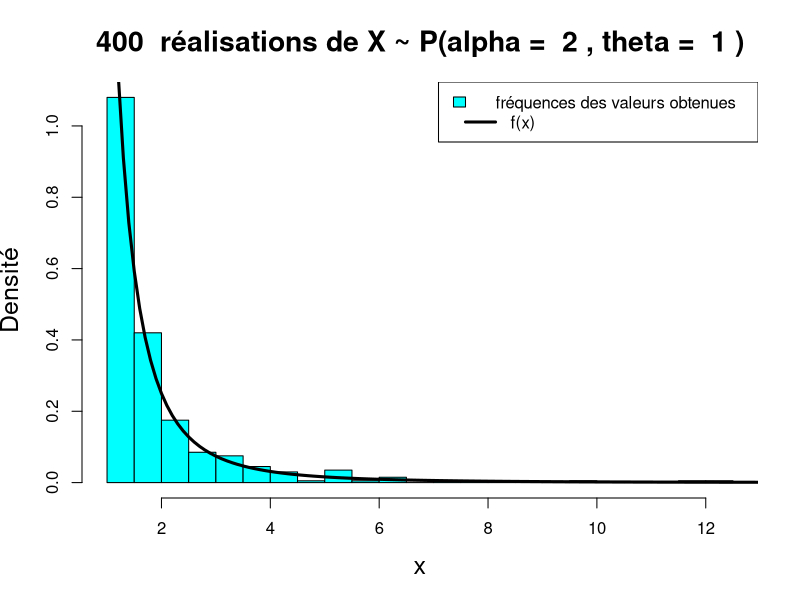
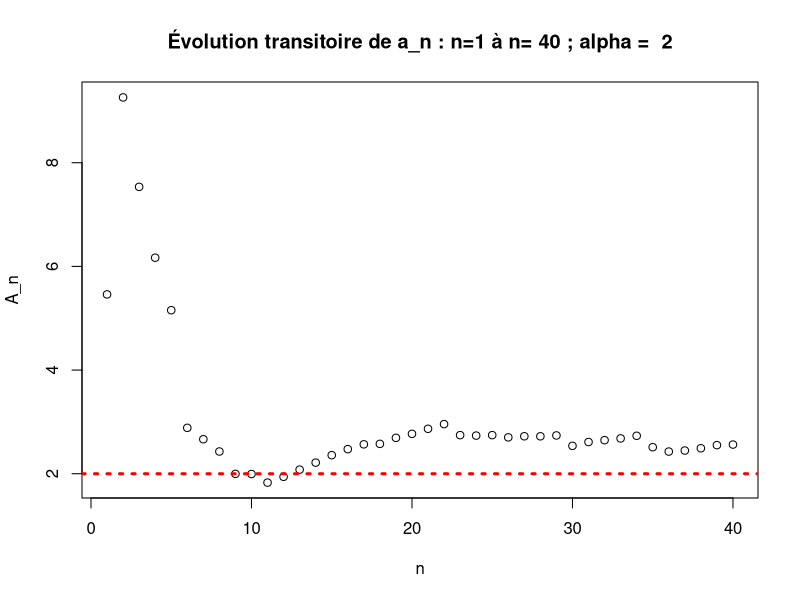
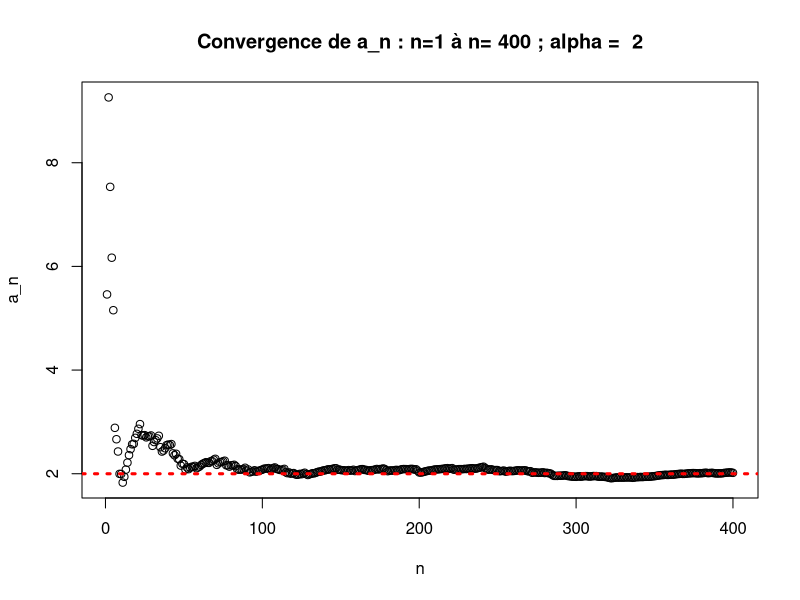
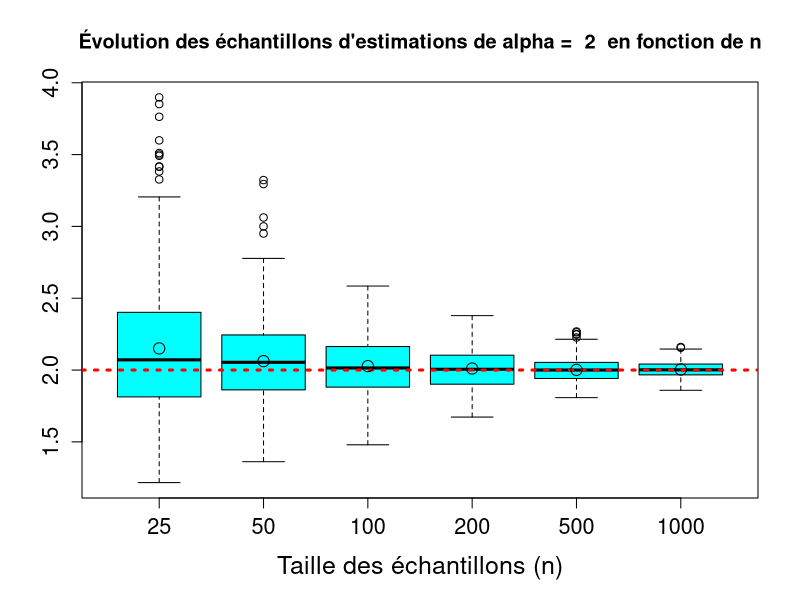

Reproduce these figures in R, in order.

rm(list=ls()) # nettoyage de l'espace de travail

# mise à jour de la graine de génération aléatoire
RNGkind()
set.seed(333)
sample(1:10, 5, replace=T)

# Taille de l'échantillon simulé
n = 400

# Paramètres de la loi de Pareto simulée
theta = 1
alpha = 2

# Simulation de l'échantillon X
U<-runif(n)
X<-(theta/((1-U)^(1/alpha)))

# Tracé de l'histogramme de fréquences des valeurs de l'échantillon
# (les fréquences de ces valeurs modélisent la densité de probabilité de la loi de X)
titre = paste(as.character(n)," réalisations de X ~ P(alpha = ", alpha, ", theta = ", theta, ")")
hist(X, proba=TRUE, col="cyan", cex.lab=1.5, 
     cex.main=1.7, main=titre, nclass=20, xlab="x", ylab="Densité")

# Tracé de la densité de probabilité exacte de la loi
t = seq(0, 80 , 0.1)
lines(t,(alpha/theta)*(theta/t)^(alpha+1), lwd=3)

legend("topright", c("fréquences des valeurs obtenues","f(x)"), fill=c("cyan",NA), col=c(NA,par("col")), lwd=c(NA,3), border=c("black",NA), x.intersp=c(0,1))

# Évolution de l'estimation de alpha par la méthode du maximum de vraisemblance
# en fonction de l'évolution de la taille de l'échantillon

# Graphique démontrant l'évolution transitoire de A_n
transi=40
A<-matrix(ncol=1,nrow=transi) # Estimateur A_n
s=0
# réalisation d'estimations sur des échantillons de taille grandissante
for(i in 1:transi){
  s=s+log(X[i])
  A[i]=i/s
}
titre = paste("Évolution transitoire de a_n : n=1 à n=",as.character(transi),"; alpha = ",alpha)
plot(A, main=titre, xlab="n", ylab="A_n")
abline(h = alpha, col="red", lwd=3, lty=3)

# Graphique démontrant la convergence de a_n
A<-matrix(ncol=1,nrow=n)
s=0
# réalisation d'estimations sur des échantillons de taille grandissante
for(i in 1:n){ 
  s=s+log(X[i])
  A[i]=i/s
}
titre = paste("Convergence de a_n : n=1 à n=", as.character(n), "; alpha = ", alpha)
plot(A, main=titre, xlab="n", ylab="a_n")
abline(h = alpha, col="red", lwd=3, lty=3)

# 400 échantillons de taille 1000 de X
Data<-matrix(ncol=400,nrow=1000)
U<-runif(400000)
Data[,]<-(theta/((1-U)^(1/alpha)))

# 400 estimations de alpha par le maximum de vraissemblance sur les 400 échantillons
# (on calcule l'estimation pour les tailles d'échantillon de 1 à 1000)
Data2<-matrix(ncol=400,nrow=1000)
for (j in 1:400){
  s=0
  for(i in 1:1000){
    s=s+log(Data[i,j])
    Data2[i,j]=i/s
  }
}

# Affichage de la boîte à moustaches des 400 estimations pour différentes tailles d'échantillon
val_n = c(25,50,100,200,500,1000)
titre = paste("Évolution des échantillons d'estimations de alpha = ",alpha ," en fonction de n")
boxplot(t(Data2)[,val_n],col = "cyan",names=c("25","50","100","200","500","1000"),
        cex.axis=1.3,cex.lab = 1.5, xlab="Taille des échantillons (n)",
        outline = TRUE, main=titre)
abline(h = alpha, col="red", lwd=3, lty=3)

# Affichage des moyennes des 400 estimations sur chaque boîte à moustaches
points(apply(t(Data2)[,val_n],2,mean),cex=1.5)

